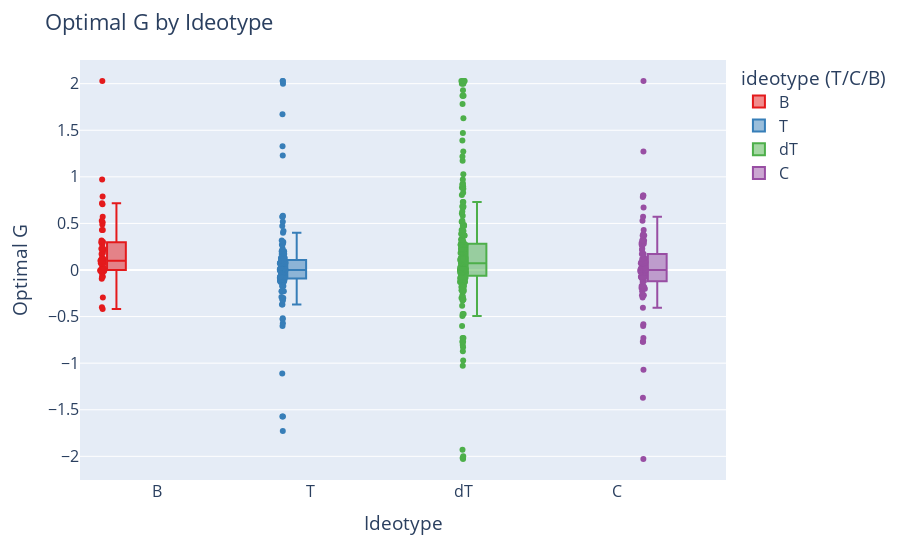

The code cell stored with this chart in its notebook:
### Code cell
# Base boxplot (like boxen, shows distribution)
fig = px.box(
    ideotypes_df,
    x="ideotype (T/C/B)",
    y="optimal G",
    color="ideotype (T/C/B)",                # hue
    points="all",                            # show all points like boxen
    color_discrete_sequence=px.colors.qualitative.Set1
)

# Layout tweaks
fig.update_layout(
    title="Optimal G by Ideotype",
    xaxis_title="Ideotype",
    yaxis_title="Optimal G",
    font=dict(size=16),
    boxmode="group"
)

fig.show()

### Figure 1 — Plotly figure (JSON) as saved in the notebook; plotly's stock layout.template omitted (floating-point values rounded to 4 significant figures; data arrays with more than 128 entries replaced by an {"elided": "..."} marker saying what was removed)
{"data": [{"alignmentgroup": "True", "boxpoints": "all", "hovertemplate": "ideotype (T/C/B)=%{x}<br>optimal G=%{y}<extra></extra>", "legendgroup": "B", "marker": {"color": "rgb(228,26,28)"}, "name": "B", "notched": false, "offsetgroup": "B", "orientation": "v", "showlegend": true, "type": "box", "x": ["B", "B", "B", "B", "B", "B", "B", "B", "B", "B", "B", "B", "B", "B", "B", "B", "B", "B", "B", "B", "B", "B", "B", "B", "B", "B", "B", "B", "B", "B", "B", "B", "B", "B", "B", "B", "B", "B", "B", "B", "B", "B", "B", "B", "B", "B", "B", "B", "B", "B", "B", "B", "B", "B", "B", "B", "B", "B", "B"], "x0": " ", "xaxis": "x", "y": [0, 0.7173, 0.3173, -0.0286, 0.5113, 2.029, -0.0173, -0.0173, 0.1887, 0.3, 0.0286, 0.1827, 0.1714, 0.2714, 0.2286, 0.2113, -0.294, 0.094, 0.0173, 0.1, -0.0714, -0.0113, 0.4286, 0.0714, 0.706, 0.5286, 0, 0.4286, 0.4887, 0.0714, 0.1286, 0, 0.1113, 0.0714, 0.1173, -0.0286, 0.9714, -0.4173, 0.294, 0.0714, -0.0714, -0.006, -0.094, 0, -0.0714, 0.2286, 0.1, 0.0714, 0.5714, -0.4, 0.294, 0.0286, 0.0714, 0.094, 0.3, 0.1286, 0.3, -0.0113, 0.7887], "y0": " ", "yaxis": "y"}, {"alignmentgroup": "True", "boxpoints": "all", "hovertemplate": "ideotype (T/C/B)=%{x}<br>optimal G=%{y}<extra></extra>", "legendgroup": "T", "marker": {"color": "rgb(55,126,184)"}, "name": "T", "notched": false, "offsetgroup": "T", "orientation": "v", "showlegend": true, "type": "box", "x": {"elided": "156 str values"}, "x0": " ", "xaxis": "x", "y": {"elided": "156 float values"}, "y0": " ", "yaxis": "y"}, {"alignmentgroup": "True", "boxpoints": "all", "hovertemplate": "ideotype (T/C/B)=%{x}<br>optimal G=%{y}<extra></extra>", "legendgroup": "dT", "marker": {"color": "rgb(77,175,74)"}, "name": "dT", "notched": false, "offsetgroup": "dT", "orientation": "v", "showlegend": true, "type": "box", "x": {"elided": "251 str values"}, "x0": " ", "xaxis": "x", "y": {"elided": "251 float values"}, "y0": " ", "yaxis": "y"}, {"alignmentgroup": "True", "boxpoints": "all", "hovertemplate": "ideotype (T/C/B)=%{x}<br>optimal G=%{y}<extra></extra>", "legendgroup": "C", "marker": {"color": "rgb(152,78,163)"}, "name": "C", "notched": false, "offsetgroup": "C", "orientation": "v", "showlegend": true, "type": "box", "x": ["C", "C", "C", "C", "C", "C", "C", "C", "C", "C", "C", "C", "C", "C", "C", "C", "C", "C", "C", "C", "C", "C", "C", "C", "C", "C", "C", "C", "C", "C", "C", "C", "C", "C", "C", "C", "C", "C", "C", "C", "C", "C", "C", "C", "C", "C", "C", "C", "C", "C", "C", "C", "C", "C", "C", "C", "C", "C", "C", "C", "C", "C", "C", "C", "C", "C", "C", "C", "C", "C", "C", "C", "C", "C", "C", "C", "C", "C", "C", "C", "C", "C", "C", "C", "C", "C", "C", "C", "C", "C", "C", "C", "C", "C", "C", "C", "C", "C", "C", "C", "C", "C", "C", "C", "C"], "x0": " ", "xaxis": "x", "y": [-0.006, 0.7827, 0.0714, -0.6, -0.0286, 0.0286, -0.006, 0.2887, -0.0173, 0, -0.0887, 0.1714, 0.0827, 0.0827, 0.3173, 0.3, 0.0173, 0.2714, -0.5827, 0.3714, -0.1173, 0.5714, 0.3173, 0.0887, 0.3173, -0.0286, 0, -0.0714, -2.029, 0.8, 0.1714, -0.0714, 0.2827, 0.4286, -0.0286, 0.0286, 0.1714, -0.0827, -0.2286, 0.0286, 0.0173, 2.029, -0.2, -1.071, -0.1827, 0, 0.3286, 0.6714, 0.3714, -0.2714, -0.2714, 0.1173, -0.7286, 0, -0.7714, -0.1827, -0.1827, 0.2714, 0.1, -0.294, -0.0714, 0.0286, 0, -0.0286, 0.1286, 0, 0, 0.0714, -0.1714, 0.006, -0.2714, -1.371, 0.0714, 0.1714, 0.0286, -0.0173, -0.1827, -0.0714, -0.194, -0.2, -0.7714, 0.0714, 0.8, -0.0714, -0.1887, -0.1714, 0.006, -0.1286, 0.2173, 1.271, -0.0714, -0.1173, 0.0827, -0.2714, -0.0286, 0.2714, 0.0286, 0, 0.5286, 0.2286, 0.3827, 0.006, -0.0714, 0.0714, -0.406], "y0": " ", "yaxis": "y"}], "layout": {"autosize": true, "boxmode": "group", "font": {"size": 16}, "legend": {"title": {"text": "ideotype (T/C/B)"}, "tracegroupgap": 0}, "margin": {"t": 60}, "title": {"text": "Optimal G by Ideotype"}, "xaxis": {"anchor": "y", "autorange": true, "categoryarray": ["B", "T", "dT", "C"], "categoryorder": "array", "domain": [0, 1], "range": [-0.5, 3.711], "title": {"text": "Ideotype"}, "type": "category"}, "yaxis": {"anchor": "x", "autorange": true, "domain": [0, 1], "range": [-2.254, 2.254], "title": {"text": "Optimal G"}, "type": "linear"}}}
